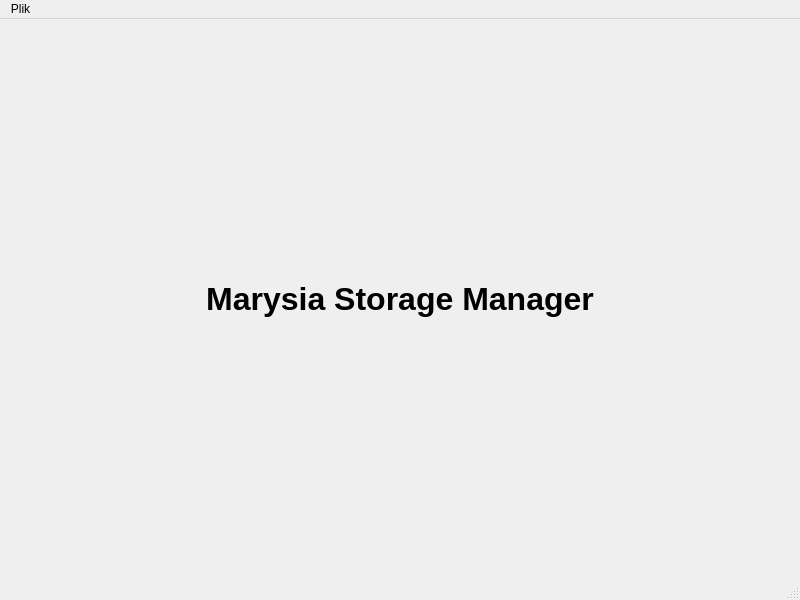
<?xml version="1.0" encoding="UTF-8"?>
<ui version="4.0">
 <class>MainWindow</class>
 <widget class="QMainWindow" name="MainWindow">
  <property name="geometry">
   <rect>
    <x>0</x>
    <y>0</y>
    <width>800</width>
    <height>600</height>
   </rect>
  </property>
  <property name="windowTitle">
   <string>Marysia Storage Manager</string>
  </property>
  <widget class="QWidget" name="centralwidget">
   <layout class="QGridLayout" name="gridLayout">
    <item row="0" column="0">
     <widget class="QLabel" name="label">
      <property name="font">
       <font>
        <pointsize>24</pointsize>
        <weight>75</weight>
        <bold>true</bold>
       </font>
      </property>
      <property name="text">
       <string>Marysia Storage Manager</string>
      </property>
      <property name="alignment">
       <set>Qt::AlignCenter</set>
      </property>
     </widget>
    </item>
   </layout>
  </widget>
  <widget class="QMenuBar" name="menubar">
   <property name="geometry">
    <rect>
     <x>0</x>
     <y>0</y>
     <width>800</width>
     <height>19</height>
    </rect>
   </property>
   <widget class="QMenu" name="menuPlik">
    <property name="title">
     <string>Plik</string>
    </property>
    <addaction name="actionCreateTable"/>
    <addaction name="actionOpenTable"/>
    <addaction name="separator"/>
    <addaction name="actionExit"/>
   </widget>
   <addaction name="menuPlik"/>
  </widget>
  <widget class="QStatusBar" name="statusbar"/>
  <action name="actionCreateTable">
   <property name="text">
    <string>Utwórz tabelę</string>
   </property>
  </action>
  <action name="actionOpenTable">
   <property name="text">
    <string>Otwórz tabelę</string>
   </property>
  </action>
  <action name="actionExit">
   <property name="text">
    <string>Zakończ program</string>
   </property>
  </action>
 </widget>
 <resources/>
 <connections>
  <connection>
   <sender>actionExit</sender>
   <signal>triggered()</signal>
   <receiver>MainWindow</receiver>
   <slot>close()</slot>
   <hints>
    <hint type="sourcelabel">
     <x>-1</x>
     <y>-1</y>
    </hint>
    <hint type="destinationlabel">
     <x>399</x>
     <y>299</y>
    </hint>
   </hints>
  </connection>
 </connections>
</ui>
